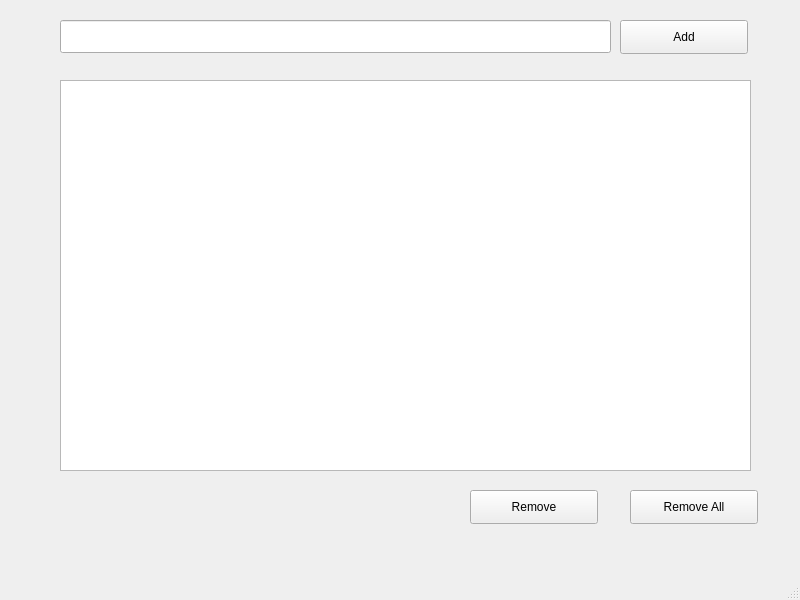
<?xml version="1.0" encoding="UTF-8"?>
<ui version="4.0">
 <class>MainWindow</class>
 <widget class="QMainWindow" name="MainWindow">
  <property name="geometry">
   <rect>
    <x>0</x>
    <y>0</y>
    <width>800</width>
    <height>600</height>
   </rect>
  </property>
  <property name="mouseTracking">
   <bool>false</bool>
  </property>
  <property name="windowTitle">
   <string>MainWindow</string>
  </property>
  <property name="tabShape">
   <enum>QTabWidget::Rounded</enum>
  </property>
  <widget class="QWidget" name="centralwidget">
   <widget class="QLineEdit" name="txtTask">
    <property name="geometry">
     <rect>
      <x>60</x>
      <y>20</y>
      <width>551</width>
      <height>33</height>
     </rect>
    </property>
   </widget>
   <widget class="QPushButton" name="btnAdd">
    <property name="enabled">
     <bool>true</bool>
    </property>
    <property name="geometry">
     <rect>
      <x>620</x>
      <y>20</y>
      <width>128</width>
      <height>34</height>
     </rect>
    </property>
    <property name="mouseTracking">
     <bool>true</bool>
    </property>
    <property name="autoFillBackground">
     <bool>false</bool>
    </property>
    <property name="text">
     <string>Add</string>
    </property>
    <property name="default">
     <bool>false</bool>
    </property>
    <property name="flat">
     <bool>false</bool>
    </property>
   </widget>
   <widget class="QListWidget" name="listWidget">
    <property name="geometry">
     <rect>
      <x>60</x>
      <y>80</y>
      <width>691</width>
      <height>391</height>
     </rect>
    </property>
    <property name="mouseTracking">
     <bool>true</bool>
    </property>
   </widget>
   <widget class="QPushButton" name="btnRemoveAll">
    <property name="geometry">
     <rect>
      <x>630</x>
      <y>490</y>
      <width>128</width>
      <height>34</height>
     </rect>
    </property>
    <property name="text">
     <string>Remove All</string>
    </property>
   </widget>
   <widget class="QPushButton" name="btnRemove">
    <property name="geometry">
     <rect>
      <x>470</x>
      <y>490</y>
      <width>128</width>
      <height>34</height>
     </rect>
    </property>
    <property name="text">
     <string>Remove</string>
    </property>
   </widget>
  </widget>
  <widget class="QStatusBar" name="statusbar"/>
 </widget>
 <resources/>
 <connections/>
</ui>
